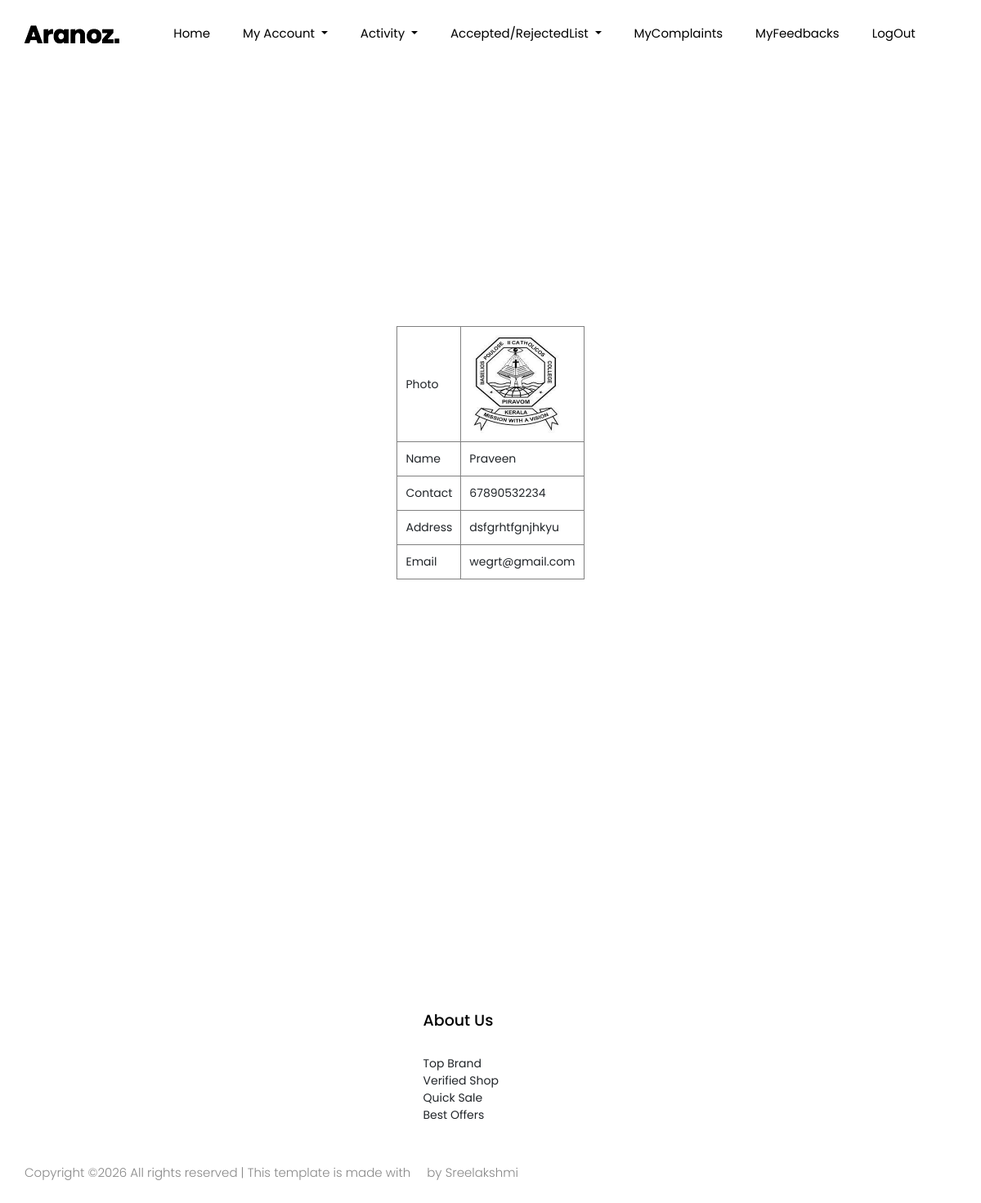
The app's page /shop/shopprofile/ (signed in) with its own data.
### Guests/models.py (models this page shows, shortened)
class Shop(models.Model):
    name=models.CharField(max_length=50)
    email=models.CharField(max_length=50)
    contact=models.CharField(max_length=50)
    address=models.CharField(max_length=50)
    place=models.ForeignKey("Admin.Place",on_delete=models.CASCADE)
    photo=models.FileField(upload_to='shopphoto/')
    proof=models.FileField(upload_to='shopproof/')
    password=models.CharField(max_length=10)
    shop_vsts=models.IntegerField(default=0)

### Shops/views.py (the view)
# urls.py: path('shopprofile/', views.shopprofile, name="shopprofile"),
def shopprofile(request):
     shop=Shop.objects.get(id=request.session["sid"])
     return render(request,"Shops/ShopMyProfile.html", {'data':shop})

### Shops/Templates/Shops/ShopMyProfile.html (shortened to what this page needs)
{% extends 'Shops/Head.html'%}
{% load static %}
{% block content %}
<!DOCTYPE html>
<html lang="en">
<head>
</head>
<body>
    <form>
        <table  border="1" cellpadding="10" align="center">
          <tr>
            <td>Photo</td>
            <td><img src="{{data.photo.url}}" alt="img" width="120px" height="120px"></td>
          </tr>
          <tr>
            <td>Name</td>
            <td>{{data.name}}</td>
          </tr>
          <tr>
            <td>Contact</td>
            <td>{{data.contact}}</td>
          </tr>
          <tr>
            <td>Address</td>
            <td>{{data.address}}</td>
          </tr>
          <tr>
            <td>Email</td>
            <td>{{data.email}}</td>
          </tr>
        </table>
    </form>
    </body>
    </html>
    {% endblock content %}

### records on screen
Shop: photo (picture), name "Praveen", contact "67890532234", address "dsfgrhtfgnjhkyu", email "wegrt@gmail.com"
